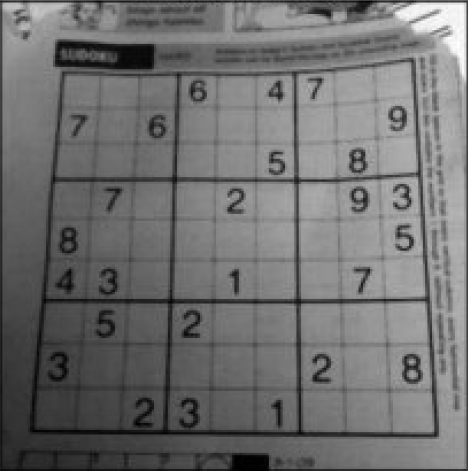
#> input picture in/dave.png, 468 x 471 px
$ python adaptive_thresh.py
#> lines starting #> are read from the running program, lines starting #| are printed output that depends on the picture; after the words box and inside, x2 and y2 are one past the last pixel; in counts of white or black regions, pixels touching at a corner belong together
import cv2
import numpy as np
from matplotlib import pyplot as plt

img = cv2.imread("in/dave.png", 0)
#> img is the input picture: shape (471, 468); min 0, max 255, mean 111.1
img = cv2.medianBlur(img, 5)

ret, th1 = cv2.threshold(img, 127, 255, cv2.THRESH_BINARY)
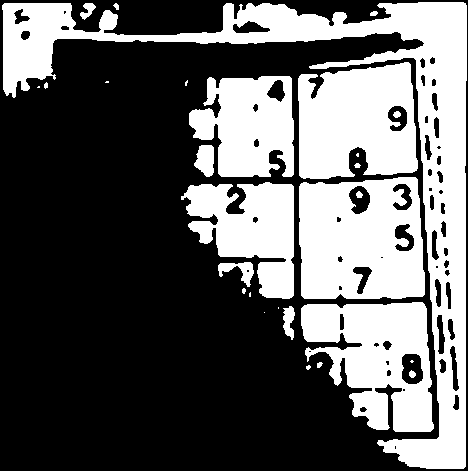
#> th1: shape (471, 468); 37.5% white; 28 white regions (10 under 20 px), largest, box (x1, y1, x2, y2) and area: (2, 2, 467, 469) 29940, (299, 177, 425, 299) 13019, (298, 62, 418, 179) 11403
th2 = cv2.adaptiveThreshold(img, 255, cv2.ADAPTIVE_THRESH_MEAN_C, cv2.THRESH_BINARY, 11, 2)
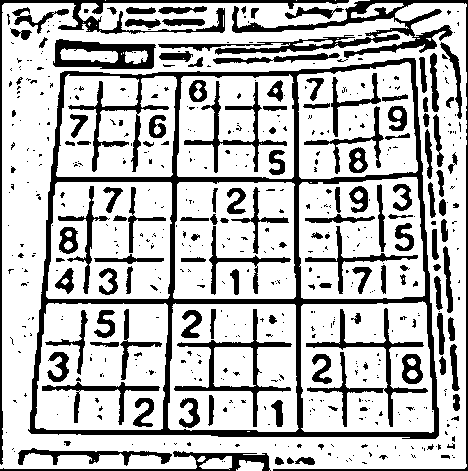
#> th2: shape (471, 468); 73.5% white; 557 black regions (417 under 20 px), largest, box (x1, y1, x2, y2) and area: (28, 58, 439, 439) 15852, (158, 0, 468, 471) 5567, (0, 0, 349, 465) 3102
th3 = cv2.adaptiveThreshold(img, 255, cv2.ADAPTIVE_THRESH_GAUSSIAN_C, cv2.THRESH_BINARY, 11, 2)
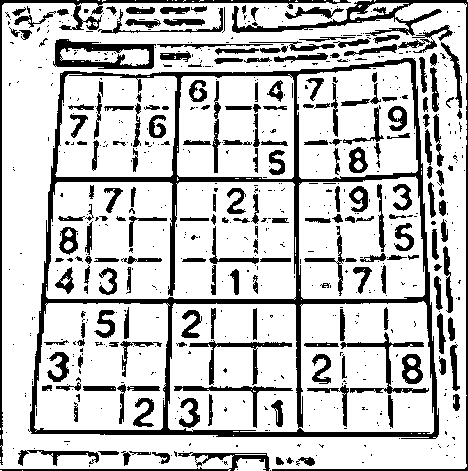
#> th3: shape (471, 468); 77.3% white; 680 black regions (475 under 20 px), largest, box (x1, y1, x2, y2) and area: (28, 58, 439, 439) 13675, (232, 0, 468, 471) 3114, (0, 0, 351, 465) 2353

titles = ['Original Image', 'Global Thresholding (v = 127)', 'Adaptive Mean Thresholding', 'Adaptive Gaussian Thresholding']
images = [img, th1, th2, th3]

for i in range(4):
    plt.subplot(2, 2, i+1), plt.imshow(images[i], 'gray')
    plt.title(titles[i])
    plt.xticks([]), plt.yticks([])

plt.show()
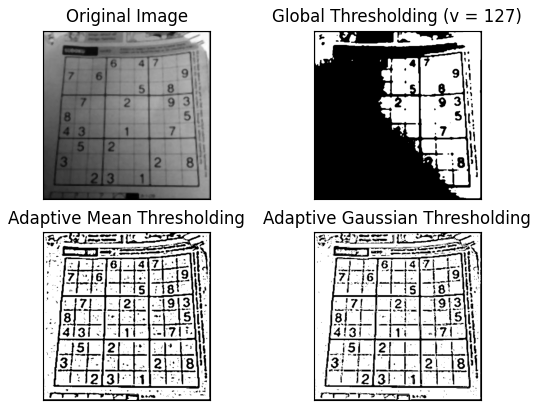
#> figure drawn by matplotlib, 4 panels

$ run again, with in/b.png copied over in/dave.png
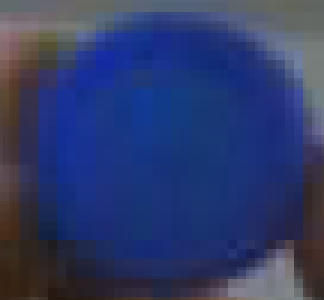
#> input picture in/b.png, 108 x 100 px (shown 3 times larger)
#> `ret, th1 = cv2.threshold(img, 127, 255, cv2.THRESH_BINARY)`:
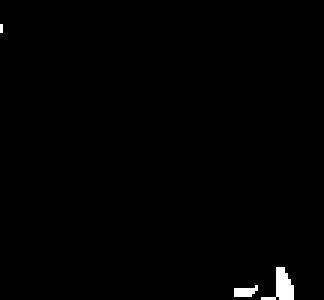
#> th1: shape (100, 108) (shown 3 times larger); 0.77% white; 3 white regions (1 under 20 px), largest, box (x1, y1, x2, y2) and area: (87, 89, 98, 100) 58, (78, 95, 86, 99) 22
#> th2: shape (100, 108); 77.4% white; 42 black regions (30 under 20 px), largest, box (x1, y1, x2, y2) and area: (1, 4, 108, 60) 1281, (33, 59, 108, 100) 631, (0, 1, 29, 7) 93
#> `th3 = cv2.adaptiveThreshold(img, 255, cv2.ADAPTIVE_THRESH_GAUSSIAN_C, ..`:
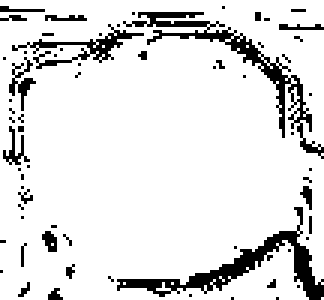
#> th3: shape (100, 108) (shown 3 times larger); 88.1% white; black in thin lines or dots

$ run again, with in/gradient.png copied over in/dave.png
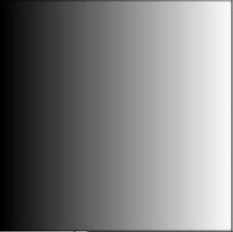
#> input picture in/gradient.png, 233 x 232 px
#> img is the input picture: shape (232, 233); min 0, max 255, mean 125.1
#> `ret, th1 = cv2.threshold(img, 127, 255, cv2.THRESH_BINARY)`:
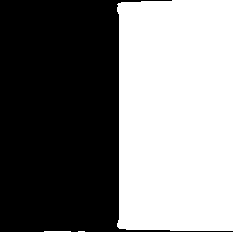
#> th1: shape (232, 233); 48.6% white; 3 white regions (1 under 20 px), largest, box (x1, y1, x2, y2) and area: (117, 0, 233, 231) 26228, (44, 231, 71, 232) 27
#> th2: shape (232, 233); 95.7% white; 10 black regions (6 under 20 px), largest, box (x1, y1, x2, y2) and area: (0, 0, 233, 232) 1695, (118, 14, 119, 220) 206, (214, 13, 215, 217) 204, (142, 14, 143, 218) 204
#> th3: shape (232, 233); 97.6% white; 10 black regions (8 under 20 px), largest, box (x1, y1, x2, y2) and area: (31, 0, 233, 232) 925, (0, 219, 88, 232) 356
#> `plt.show()`:
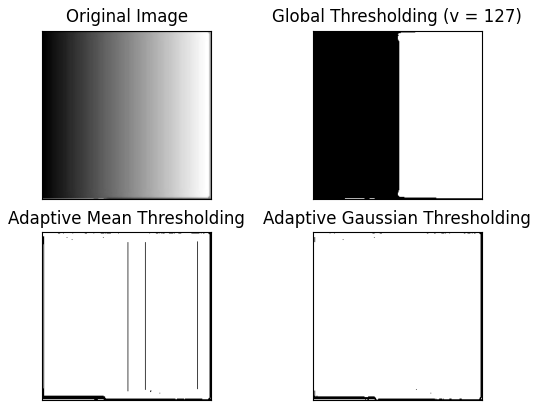
#> figure drawn by matplotlib, 4 panels
